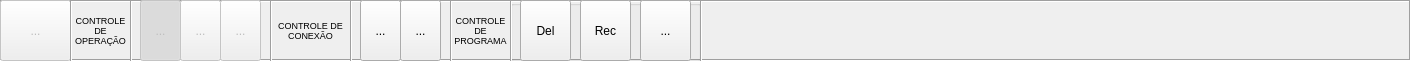
   <widget class="QFrame" name="frameControl">
    <property name="geometry">
     <rect>
      <x>0</x>
      <y>0</y>
      <width>1411</width>
      <height>61</height>
     </rect>
    </property>
    <property name="frameShape">
     <enum>QFrame::Box</enum>
    </property>
    <property name="frameShadow">
     <enum>QFrame::Sunken</enum>
    </property>
    <widget class="QToolButton" name="btEstop">
     <property name="enabled">
      <bool>false</bool>
     </property>
     <property name="geometry">
      <rect>
       <x>140</x>
       <y>0</y>
       <width>41</width>
       <height>61</height>
      </rect>
     </property>
     <property name="toolTip">
      <string>Parada de controle para a beagleBone</string>
     </property>
     <property name="text">
      <string>...</string>
     </property>
     <property name="icon">
      <iconset resource="gerenciadorRecursos.qrc">
       <normaloff>:/recursos/interfaceIcons/resources/cancel.ico</normaloff>:/recursos/interfaceIcons/resources/cancel.ico</iconset>
     </property>
     <property name="iconSize">
      <size>
       <width>32</width>
       <height>32</height>
      </size>
     </property>
     <property name="checkable">
      <bool>true</bool>
     </property>
     <property name="checked">
      <bool>true</bool>
     </property>
    </widget>
    <widget class="QToolButton" name="btLiga">
     <property name="enabled">
      <bool>false</bool>
     </property>
     <property name="geometry">
      <rect>
       <x>180</x>
       <y>0</y>
       <width>41</width>
       <height>61</height>
      </rect>
     </property>
     <property name="toolTip">
      <string>Ligar o Sistema</string>
     </property>
     <property name="text">
      <string>...</string>
     </property>
     <property name="icon">
      <iconset resource="gerenciadorRecursos.qrc">
       <normaloff>:/recursos/interfaceIcons/resources/tick_octagon.ico</normaloff>:/recursos/interfaceIcons/resources/tick_octagon.ico</iconset>
     </property>
     <property name="iconSize">
      <size>
       <width>32</width>
       <height>32</height>
      </size>
     </property>
     <property name="checkable">
      <bool>true</bool>
     </property>
     <property name="checked">
      <bool>false</bool>
     </property>
    </widget>
    <widget class="QToolButton" name="btHome">
     <property name="enabled">
      <bool>false</bool>
     </property>
     <property name="geometry">
      <rect>
       <x>220</x>
       <y>0</y>
       <width>41</width>
       <height>61</height>
      </rect>
     </property>
     <property name="toolTip">
      <string>Executar Home</string>
     </property>
     <property name="text">
      <string>...</string>
     </property>
     <property name="icon">
      <iconset resource="gerenciadorRecursos.qrc">
       <normaloff>:/recursos/interfaceIcons/resources/house_go.ico</normaloff>:/recursos/interfaceIcons/resources/house_go.ico</iconset>
     </property>
     <property name="iconSize">
      <size>
       <width>32</width>
       <height>32</height>
      </size>
     </property>
     <property name="checkable">
      <bool>true</bool>
     </property>
     <property name="checked">
      <bool>false</bool>
     </property>
    </widget>
    <widget class="QToolButton" name="btConfig">
     <property name="geometry">
      <rect>
       <x>360</x>
       <y>0</y>
       <width>41</width>
       <height>61</height>
      </rect>
     </property>
     <property name="toolTip">
      <string>Configurações de Conexão</string>
     </property>
     <property name="text">
      <string>...</string>
     </property>
     <property name="icon">
      <iconset resource="gerenciadorRecursos.qrc">
       <normaloff>:/recursos/interfaceIcons/resources/wrench.ico</normaloff>:/recursos/interfaceIcons/resources/wrench.ico</iconset>
     </property>
     <property name="iconSize">
      <size>
       <width>32</width>
       <height>32</height>
      </size>
     </property>
     <property name="checkable">
      <bool>false</bool>
     </property>
     <property name="checked">
      <bool>false</bool>
     </property>
    </widget>
    <widget class="QToolButton" name="btConnect">
     <property name="geometry">
      <rect>
       <x>400</x>
       <y>0</y>
       <width>41</width>
       <height>61</height>
      </rect>
     </property>
     <property name="toolTip">
      <string>Conectar</string>
     </property>
     <property name="text">
      <string>...</string>
     </property>
     <property name="icon">
      <iconset resource="gerenciadorRecursos.qrc">
       <normaloff>:/recursos/interfaceIcons/resources/connect.ico</normaloff>:/recursos/interfaceIcons/resources/connect.ico</iconset>
     </property>
     <property name="iconSize">
      <size>
       <width>32</width>
       <height>32</height>
      </size>
     </property>
     <property name="checkable">
      <bool>true</bool>
     </property>
     <property name="checked">
      <bool>false</bool>
     </property>
    </widget>
    <widget class="QToolButton" name="btExtEstop">
     <property name="enabled">
      <bool>false</bool>
     </property>
     <property name="geometry">
      <rect>
       <x>0</x>
       <y>0</y>
       <width>71</width>
       <height>61</height>
      </rect>
     </property>
     <property name="toolTip">
      <string>Parada de Emergência Externa</string>
     </property>
     <property name="text">
      <string>...</string>
     </property>
     <property name="icon">
      <iconset resource="gerenciadorRecursos.qrc">
       <normaloff>:/recursos/interfaceIcons/resources/stop.ico</normaloff>:/recursos/interfaceIcons/resources/stop.ico</iconset>
     </property>
     <property name="iconSize">
      <size>
       <width>32</width>
       <height>32</height>
      </size>
     </property>
     <property name="checkable">
      <bool>true</bool>
     </property>
     <property name="checked">
      <bool>false</bool>
     </property>
    </widget>
    <widget class="Line" name="line_4">
     <property name="geometry">
      <rect>
       <x>70</x>
       <y>0</y>
       <width>3</width>
       <height>61</height>
      </rect>
     </property>
     <property name="orientation">
      <enum>Qt::Vertical</enum>
     </property>
    </widget>
    <widget class="Line" name="line_5">
     <property name="geometry">
      <rect>
       <x>130</x>
       <y>0</y>
       <width>3</width>
       <height>61</height>
      </rect>
     </property>
     <property name="orientation">
      <enum>Qt::Vertical</enum>
     </property>
    </widget>
    <widget class="Line" name="line_6">
     <property name="geometry">
      <rect>
       <x>270</x>
       <y>0</y>
       <width>3</width>
       <height>61</height>
      </rect>
     </property>
     <property name="orientation">
      <enum>Qt::Vertical</enum>
     </property>
    </widget>
    <widget class="Line" name="line_7">
     <property name="geometry">
      <rect>
       <x>450</x>
       <y>0</y>
       <width>3</width>
       <height>61</height>
      </rect>
     </property>
     <property name="orientation">
      <enum>Qt::Vertical</enum>
     </property>
    </widget>
    <widget class="QGroupBox" name="groupProgCtrl">
     <property name="enabled">
      <bool>true</bool>
     </property>
     <property name="geometry">
      <rect>
       <x>510</x>
       <y>0</y>
       <width>191</width>
       <height>61</height>
      </rect>
     </property>
     <property name="title">
      <string/>
     </property>
     <widget class="QToolButton" name="btCarregar">
      <property name="enabled">
       <bool>true</bool>
      </property>
      <property name="geometry">
       <rect>
        <x>130</x>
        <y>0</y>
        <width>51</width>
        <height>61</height>
       </rect>
      </property>
      <property name="toolTip">
       <string>Carregar Novo Programa Ativo</string>
      </property>
      <property name="text">
       <string>...</string>
      </property>
      <property name="icon">
       <iconset resource="gerenciadorRecursos.qrc">
        <normaloff>:/recursos/interfaceIcons/resources/script_go.ico</normaloff>:/recursos/interfaceIcons/resources/script_go.ico</iconset>
      </property>
      <property name="iconSize">
       <size>
        <width>32</width>
        <height>32</height>
       </size>
      </property>
     </widget>
     <widget class="QToolButton" name="btReceber">
      <property name="enabled">
       <bool>true</bool>
      </property>
      <property name="geometry">
       <rect>
        <x>70</x>
        <y>0</y>
        <width>51</width>
        <height>61</height>
       </rect>
      </property>
      <property name="toolTip">
       <string>Receber Programa Ativo</string>
      </property>
      <property name="text">
       <string>Rec</string>
      </property>
      <property name="icon">
       <iconset resource="gerenciadorRecursos.qrc">
        <normaloff>:/recursos/interfaceIcons/resources/script_add.ico</normaloff>:/recursos/interfaceIcons/resources/script_add.ico</iconset>
      </property>
      <property name="iconSize">
       <size>
        <width>32</width>
        <height>32</height>
       </size>
      </property>
     </widget>
     <widget class="QToolButton" name="btDeletar">
      <property name="enabled">
       <bool>true</bool>
      </property>
      <property name="geometry">
       <rect>
        <x>10</x>
        <y>0</y>
        <width>51</width>
        <height>61</height>
       </rect>
      </property>
      <property name="toolTip">
       <string>Deletar Programa Ativo</string>
      </property>
      <property name="text">
       <string>Del</string>
      </property>
      <property name="icon">
       <iconset resource="gerenciadorRecursos.qrc">
        <normaloff>:/recursos/interfaceIcons/resources/script_delete.ico</normaloff>:/recursos/interfaceIcons/resources/script_delete.ico</iconset>
      </property>
      <property name="iconSize">
       <size>
        <width>32</width>
        <height>32</height>
       </size>
      </property>
     </widget>
    </widget>
    <widget class="QLabel" name="label_13">
     <property name="geometry">
      <rect>
       <x>70</x>
       <y>0</y>
       <width>61</width>
       <height>61</height>
      </rect>
     </property>
     <property name="font">
      <font>
       <pointsize>7</pointsize>
      </font>
     </property>
     <property name="text">
      <string>CONTROLE DE OPERAÇÃO</string>
     </property>
     <property name="alignment">
      <set>Qt::AlignCenter</set>
     </property>
     <property name="wordWrap">
      <bool>true</bool>
     </property>
    </widget>
    <widget class="QLabel" name="label_29">
     <property name="geometry">
      <rect>
       <x>450</x>
       <y>0</y>
       <width>61</width>
       <height>61</height>
      </rect>
     </property>
     <property name="font">
      <font>
       <pointsize>7</pointsize>
      </font>
     </property>
     <property name="text">
      <string>CONTROLE DE PROGRAMA</string>
     </property>
     <property name="alignment">
      <set>Qt::AlignCenter</set>
     </property>
     <property name="wordWrap">
      <bool>true</bool>
     </property>
    </widget>
    <widget class="Line" name="line_8">
     <property name="geometry">
      <rect>
       <x>350</x>
       <y>0</y>
       <width>3</width>
       <height>61</height>
      </rect>
     </property>
     <property name="orientation">
      <enum>Qt::Vertical</enum>
     </property>
    </widget>
    <widget class="QLabel" name="label_30">
     <property name="geometry">
      <rect>
       <x>270</x>
       <y>0</y>
       <width>81</width>
       <height>61</height>
      </rect>
     </property>
     <property name="font">
      <font>
       <pointsize>7</pointsize>
      </font>
     </property>
     <property name="text">
      <string>CONTROLE DE CONEXÃO</string>
     </property>
     <property name="alignment">
      <set>Qt::AlignCenter</set>
     </property>
     <property name="wordWrap">
      <bool>true</bool>
     </property>
    </widget>
    <widget class="Line" name="line_9">
     <property name="geometry">
      <rect>
       <x>510</x>
       <y>0</y>
       <width>3</width>
       <height>61</height>
      </rect>
     </property>
     <property name="orientation">
      <enum>Qt::Vertical</enum>
     </property>
    </widget>
    <widget class="Line" name="line_10">
     <property name="geometry">
      <rect>
       <x>700</x>
       <y>0</y>
       <width>3</width>
       <height>61</height>
      </rect>
     </property>
     <property name="orientation">
      <enum>Qt::Vertical</enum>
     </property>
    </widget>
    <zorder>groupProgCtrl</zorder>
    <zorder>btEstop</zorder>
    <zorder>btLiga</zorder>
    <zorder>btHome</zorder>
    <zorder>btConfig</zorder>
    <zorder>btConnect</zorder>
    <zorder>btExtEstop</zorder>
    <zorder>line_4</zorder>
    <zorder>line_5</zorder>
    <zorder>line_6</zorder>
    <zorder>line_7</zorder>
    <zorder>label_13</zorder>
    <zorder>line_8</zorder>
    <zorder>label_29</zorder>
    <zorder>label_30</zorder>
    <zorder>line_9</zorder>
    <zorder>line_10</zorder>
   </widget>
